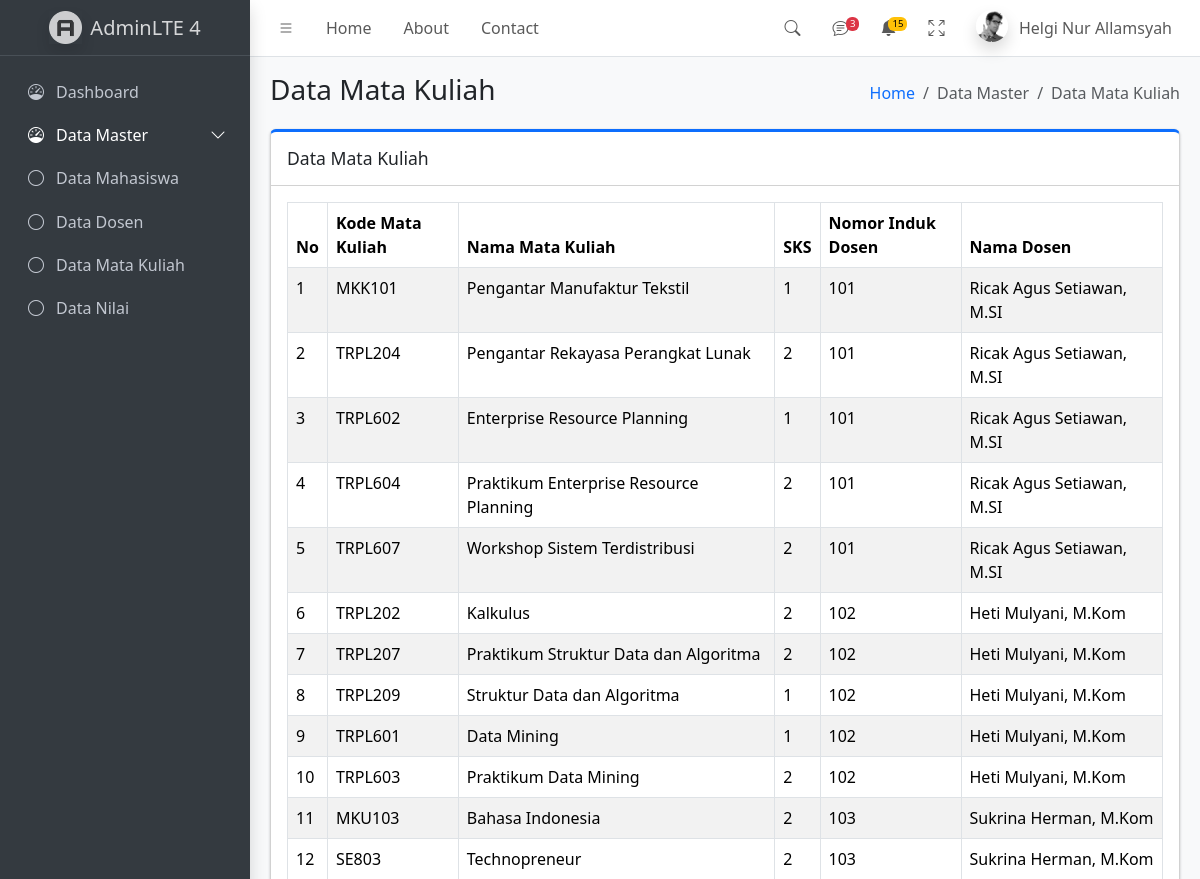
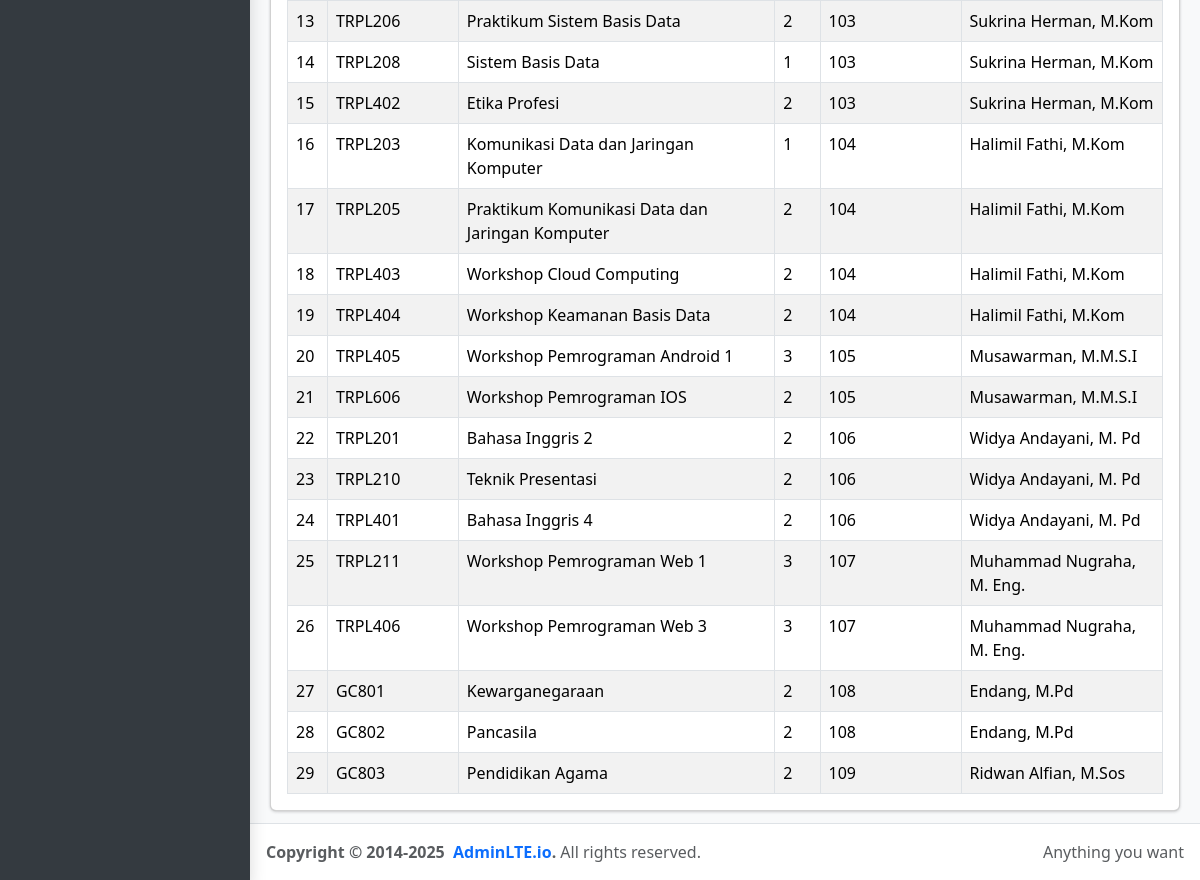
The app's page /mataKuliah.php with its own data (2 pictures, top to bottom).
### tables this page shows
CREATE TABLE `tbl_matkul`  (
  `kodeMatkul` varchar(10) NOT NULL,
  `namaMatkul` varchar(120) NULL DEFAULT NULL,
  `sks` int(11) NULL DEFAULT NULL,
  `nidn` int(11) NULL DEFAULT NULL,
  PRIMARY KEY (`kodeMatkul`) USING BTREE,
  INDEX `nidn`(`nidn` ASC) USING BTREE,
  CONSTRAINT `tbl_matkul_ibfk_1` FOREIGN KEY (`nidn`) REFERENCES `tbl_dosen` (`nidn`) ON DELETE RESTRICT ON UPDATE RESTRICT
);

CREATE TABLE `tbl_dosen`  (
  `nidn` int(11) NOT NULL,
  `nama` varchar(120) NULL DEFAULT NULL,
  `prodi` varchar(120) NULL DEFAULT NULL,
  `email` char(50) NULL DEFAULT NULL,
  PRIMARY KEY (`nidn`) USING BTREE
);

### mataKuliah.php (the view, shortened to what this page needs)
<?php
include('koneksi.php');
include('components/header.php');
include('components/sidebar.php');
include('components/topbar.php');
$query = "SELECT
                tbl_matkul.kodeMatkul,
                tbl_matkul.namaMatkul,
                tbl_matkul.sks,
                tbl_dosen.nidn,
                tbl_dosen.nama
            FROM
                tbl_matkul
                INNER JOIN
                tbl_dosen
                ON
                    tbl_matkul.nidn = tbl_dosen.nidn";
$result = mysqli_query($koneksi, $query);
?>
<main class="app-main">
    <div class="app-content-header">
        <div class="container-fluid">
            <div class="row">
                <div class="col-sm-6">
                    <h3 class="mb-0">Data Mata Kuliah</h3>
                </div>
                <div class="col-sm-6">
                    <ol class="breadcrumb float-sm-end">
                        <li class="breadcrumb-item"><a href="#">Home</a></li>
                        <li class="breadcrumb-item active" aria-current="page">Data Master</li>
                        <li class="breadcrumb-item active" aria-current="page">Data Mata Kuliah</li>
                    </ol>
                </div>
            </div>
        </div>
    </div>
    <div class="app-content">
        <div class="container-fluid">
            <section class="content">
                <div class="row">
                    <div class="col-12">
                        <div class="card card-primary card-outline">
                            <div class="card-header">
                                <h3 class="card-title">
                                    Data Mata Kuliah
                                </h3>
                            </div>
                            <div class="card-body">
                                <table id="example1" class="table table-bordered table-striped table-hover">
                                    <thead>
                                        <tr>
                                            <th style="width: 10px">No</th>
                                            <th>Kode Mata Kuliah</th>
                                            <th>Nama Mata Kuliah</th>
                                            <th>SKS</th>
                                            <th>Nomor Induk Dosen</th>
                                            <th>Nama Dosen</th>
                                        </tr>
                                    </thead>
                                    <tbody>
                                        <?php
                                        $no = 1;
                                        while ($row = mysqli_fetch_assoc($result)) {
                                        ?>
                                        <tr>
                                            <td><?php echo $no++; ?></td>
                                            <td><?php echo $row['kodeMatkul']; ?></td>
                                            <td class="font-weight-bold"><?php echo $row['namaMatkul']; ?></td>
                                            <td><?php echo $row['sks']; ?></td>
                                            <td><?php echo $row['nidn']; ?></td>
                                            <td><?php echo $row['nama']; ?></td>
                                        </tr>
                                        <?php } ?>
                                    </tbody>
                                </table>
                            </div>
                        </div>
                    </div>
                </div>
            </section>
        </div>
    </div>
</main>
<?php
include('components/footer.php');
?>

### records on screen
tbl_matkul: kodeMatkul "MKK101", namaMatkul "Pengantar Manufaktur Tekstil", sks "1", nidn.nidn "101", nidn.nama "Ricak Agus Setiawan, M.SI"
tbl_matkul: kodeMatkul "TRPL204", namaMatkul "Pengantar Rekayasa Perangkat Lunak", sks "2", nidn.nidn "101", nidn.nama "Ricak Agus Setiawan, M.SI"
tbl_matkul: kodeMatkul "TRPL602", namaMatkul "Enterprise Resource Planning", sks "1", nidn.nidn "101", nidn.nama "Ricak Agus Setiawan, M.SI"
tbl_matkul: kodeMatkul "TRPL604", namaMatkul "Praktikum Enterprise Resource Planning", sks "2", nidn.nidn "101", nidn.nama "Ricak Agus Setiawan, M.SI"
tbl_matkul: kodeMatkul "TRPL607", namaMatkul "Workshop Sistem Terdistribusi", sks "2", nidn.nidn "101", nidn.nama "Ricak Agus Setiawan, M.SI"
tbl_matkul: kodeMatkul "TRPL202", namaMatkul "Kalkulus", sks "2", nidn.nidn "102", nidn.nama "Heti Mulyani, M.Kom"
tbl_matkul: kodeMatkul "TRPL207", namaMatkul "Praktikum Struktur Data dan Algoritma", sks "2", nidn.nidn "102", nidn.nama "Heti Mulyani, M.Kom"
tbl_matkul: kodeMatkul "TRPL209", namaMatkul "Struktur Data dan Algoritma", sks "1", nidn.nidn "102", nidn.nama "Heti Mulyani, M.Kom"
tbl_matkul: kodeMatkul "TRPL601", namaMatkul "Data Mining", sks "1", nidn.nidn "102", nidn.nama "Heti Mulyani, M.Kom"
tbl_matkul: kodeMatkul "TRPL603", namaMatkul "Praktikum Data Mining", sks "2", nidn.nidn "102", nidn.nama "Heti Mulyani, M.Kom"
tbl_matkul: kodeMatkul "MKU103", namaMatkul "Bahasa Indonesia", sks "2", nidn.nidn "103", nidn.nama "Sukrina Herman, M.Kom"
tbl_matkul: kodeMatkul "SE803", namaMatkul "Technopreneur", sks "2", nidn.nidn "103", nidn.nama "Sukrina Herman, M.Kom"
tbl_matkul: kodeMatkul "TRPL206", namaMatkul "Praktikum Sistem Basis Data", sks "2", nidn.nidn "103", nidn.nama "Sukrina Herman, M.Kom"
tbl_matkul: kodeMatkul "TRPL208", namaMatkul "Sistem Basis Data", sks "1", nidn.nidn "103", nidn.nama "Sukrina Herman, M.Kom"
tbl_matkul: kodeMatkul "TRPL402", namaMatkul "Etika Profesi", sks "2", nidn.nidn "103", nidn.nama "Sukrina Herman, M.Kom"
tbl_matkul: kodeMatkul "TRPL203", namaMatkul "Komunikasi Data dan Jaringan Komputer", sks "1", nidn.nidn "104", nidn.nama "Halimil Fathi, M.Kom"
tbl_matkul: kodeMatkul "TRPL205", namaMatkul "Praktikum Komunikasi Data dan Jaringan Komputer", sks "2", nidn.nidn "104", nidn.nama "Halimil Fathi, M.Kom"
tbl_matkul: kodeMatkul "TRPL403", namaMatkul "Workshop Cloud Computing", sks "2", nidn.nidn "104", nidn.nama "Halimil Fathi, M.Kom"
tbl_matkul: kodeMatkul "TRPL404", namaMatkul "Workshop Keamanan Basis Data", sks "2", nidn.nidn "104", nidn.nama "Halimil Fathi, M.Kom"
tbl_matkul: kodeMatkul "TRPL405", namaMatkul "Workshop Pemrograman Android 1", sks "3", nidn.nidn "105", nidn.nama "Musawarman, M.M.S.I"
tbl_matkul: kodeMatkul "TRPL606", namaMatkul "Workshop Pemrograman IOS", sks "2", nidn.nidn "105", nidn.nama "Musawarman, M.M.S.I"
tbl_matkul: kodeMatkul "TRPL201", namaMatkul "Bahasa Inggris 2", sks "2", nidn.nidn "106", nidn.nama "Widya Andayani, M. Pd"
tbl_matkul: kodeMatkul "TRPL210", namaMatkul "Teknik Presentasi", sks "2", nidn.nidn "106", nidn.nama "Widya Andayani, M. Pd"
tbl_matkul: kodeMatkul "TRPL401", namaMatkul "Bahasa Inggris 4", sks "2", nidn.nidn "106", nidn.nama "Widya Andayani, M. Pd"
tbl_matkul: kodeMatkul "TRPL211", namaMatkul "Workshop Pemrograman Web 1", sks "3", nidn.nidn "107", nidn.nama "Muhammad Nugraha, M. Eng."
tbl_matkul: kodeMatkul "TRPL406", namaMatkul "Workshop Pemrograman Web 3", sks "3", nidn.nidn "107", nidn.nama "Muhammad Nugraha, M. Eng."
tbl_matkul: kodeMatkul "GC801", namaMatkul "Kewarganegaraan", sks "2", nidn.nidn "108", nidn.nama "Endang, M.Pd"
tbl_matkul: kodeMatkul "GC802", namaMatkul "Pancasila", sks "2", nidn.nidn "108", nidn.nama "Endang, M.Pd"
tbl_matkul: kodeMatkul "GC803", namaMatkul "Pendidikan Agama", sks "2", nidn.nidn "109", nidn.nama "Ridwan Alfian, M.Sos"
